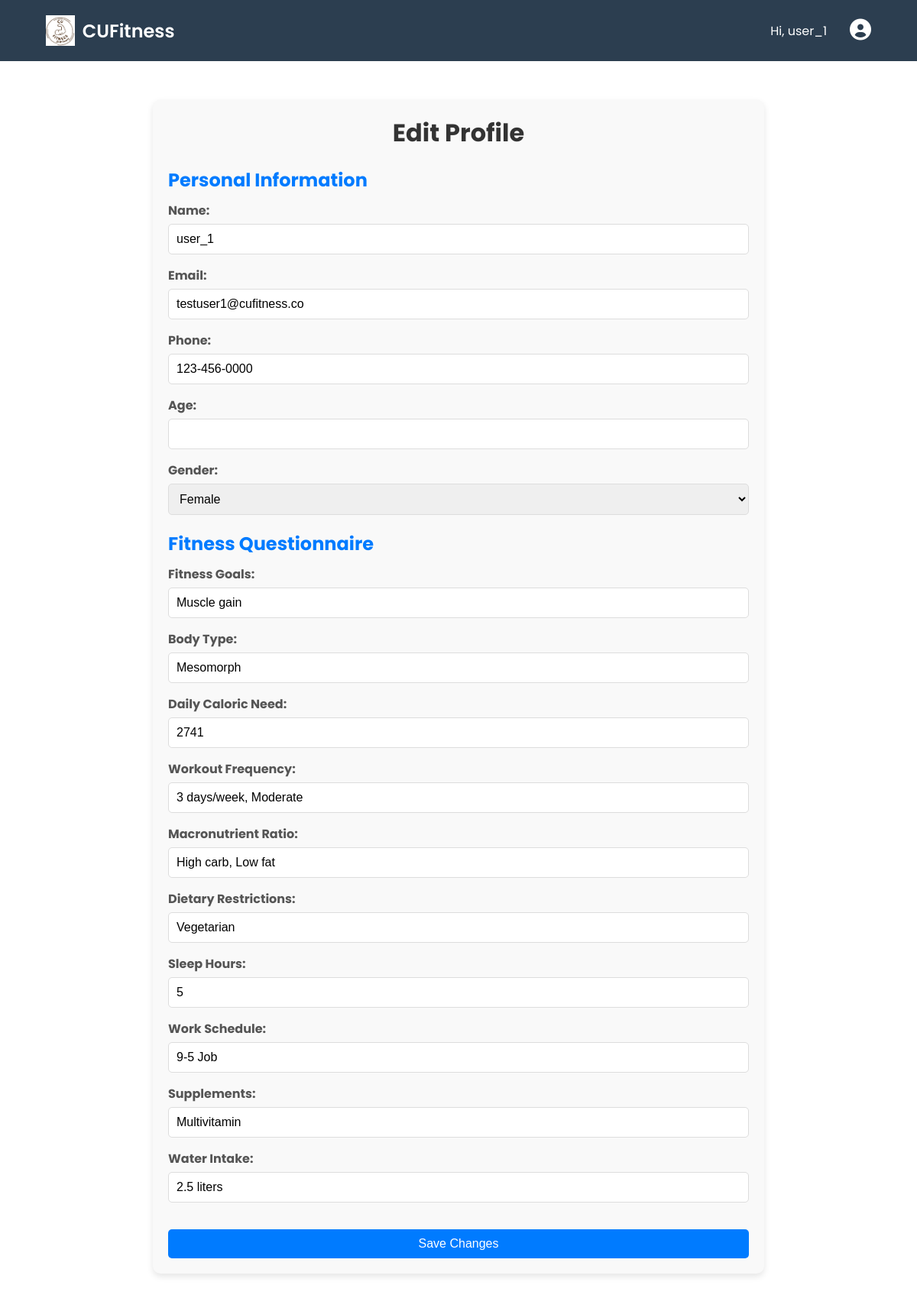
The app's page /edit_profile/ (signed in) with its own data.
### database/models.py (models this page shows, shortened)
class CustomUser(AbstractBaseUser, PermissionsMixin):
    email = models.EmailField(unique=True)
    username = models.CharField(max_length=150, unique=True)
    phone = models.CharField(max_length=15, blank=True, null=True)  # Optional phone number
    age = models.PositiveIntegerField(blank=True, null=True)  # Optional age
    gender = models.CharField(max_length=10, blank=True, null=True)  # Optional gender
    receive_updates = models.BooleanField(default=False)
    is_active = models.BooleanField(default=True)
    is_staff = models.BooleanField(default=False)
    date_joined = models.DateTimeField(default=timezone.now)
    objects = CustomUserManager()
    USERNAME_FIELD = 'email'  # Use email as the unique identifier
    REQUIRED_FIELDS = ['username']  # Required in addition to the email field when creating a superuser

class UserQuestionnaire(models.Model):
    user = models.OneToOneField(CustomUser, on_delete=models.CASCADE, related_name='questionnaire')
    fitness_goals = models.CharField(max_length=255, default="General health")  # Required with default
    body_type = models.CharField(max_length=255, default="Average")  # Required with default
    daily_caloric_need = models.IntegerField(default=2000)  # Required with default
    workout_frequency = models.CharField(max_length=255, default="3 days/week, Moderate")  # Required with default
    macronutrient_ratio = models.CharField(max_length=255, default="Balanced")  # Required with default
    dietary_restrictions = models.CharField(max_length=255, default="None")  # Required with default
    sleep_hours = models.IntegerField(default=7)  # Required with default
    work_schedule = models.CharField(max_length=255, default="9-5 Job")  # Required with default
    supplements = models.CharField(max_length=255, default="None")  # Required with default
    water_intake = models.CharField(max_length=255, default="2 liters")  # Required with default
    created_at = models.DateTimeField(auto_now_add=True)
    updated_at = models.DateTimeField(auto_now=True)

### myapp/views.py (the view, shortened to what this page needs)
# urls.py: path('edit_profile/', views.edit_profile, name='edit_profile'),
@login_required
def edit_profile(request):
    user = request.user
    questionnaire = user.questionnaire
    return render(request, 'myapp/edit_profile.html') # Edit Profile Page

### myapp/templates/myapp/edit_profile.html (shortened to what this page needs)
{% load static %}
<!DOCTYPE html>
<html lang="en">
  <head>
    <link
      rel="stylesheet"
      href="https://cdnjs.cloudflare.com/ajax/libs/font-awesome/6.0.0-beta3/css/all.min.css"
    />
    <link
      rel="stylesheet"
      href="{% static 'myApp/styles.css' %}?v={{ timestamp }}"
    />
    <link
      rel="stylesheet"
      href="{% static 'myApp/css/ai_agent.css' %}?v={{ timestamp }}"
    />
    <link
      rel="stylesheet"
      href="{% static 'myApp/css/edit_profile.css' %}?v={{ timestamp }}"
    />
  </head>
  <body>
    <header class="header">
      <div class="container">
        <div class="logo" onclick="goHome()">
          <img src="{% static 'myapp/logo.png' %}" alt="CUFitness Logo" />
          <span>CUFitness</span>
        </div>
        <div class="navbar-wrapper">
          <span>Hi, {{ request.user.username }}</span>
          <div class="cta">
            {% if request.user.is_authenticated %}
            <div class="profile-dropdown">
              <button class="profile-icon" onclick="toggleProfileDropdown()">
                <i class="fas fa-user-circle"></i>
              </button>
            </div>
            {% else %}
            <a href="{% url 'log__in' %}" class="btn-login">Login</a>
            <div class="vl"></div>
            <a href="{% url 'sign__up' %}" class="btn-register">Sign Up</a>
            {% endif %}
          </div>
        </div>
      </div>
    </header>
    <div class="edit-profile-container">
        <h1>Edit Profile</h1>
        <form method="post" class="edit-profile-form">
            <h2>Personal Information</h2>
            <div class="form-group">
                <label for="name">Name:</label>
                <input type="text" id="name" name="name" value="{{ user.username }}" required>
            </div>
            <div class="form-group">
                <label for="email">Email:</label>
                <input type="email" id="email" name="email" value="{{ user.email }}" required>
            </div>
            <div class="form-group">
                <label for="phone">Phone:</label>
                <input type="text" id="phone" name="phone" value="{{ user.phone }}">
            </div>
            <div class="form-group">
                <label for="age">Age:</label>
                <input type="number" id="age" name="age" value="{{ user.age }}">
            </div>
            <div class="form-group">
                <label for="gender">Gender:</label>
                <select id="gender" name="gender">
                    <option value="Female" {% if user.gender == "Female" %}selected{% endif %}>Female</option>
                </select>
            </div>
            <h2>Fitness Questionnaire</h2>
            <div class="form-group">
                <label for="fitness_goals">Fitness Goals:</label>
                <input type="text" id="fitness_goals" name="fitness_goals" value="{{ user.questionnaire.fitness_goals }}">
            </div>
            <div class="form-group">
                <label for="body_type">Body Type:</label>
                <input type="text" id="body_type" name="body_type" value="{{ user.questionnaire.body_type }}">
            </div>
            <div class="form-group">
                <label for="daily_caloric_need">Daily Caloric Need:</label>
                <input type="number" id="daily_caloric_need" name="daily_caloric_need" value="{{ user.questionnaire.daily_caloric_need }}">
            </div>
            <div class="form-group">
                <label for="workout_frequency">Workout Frequency:</label>
                <input type="text" id="workout_frequency" name="workout_frequency" value="{{ user.questionnaire.workout_frequency }}">
            </div>
            <div class="form-group">
                <label for="macronutrient_ratio">Macronutrient Ratio:</label>
                <input type="text" id="macronutrient_ratio" name="macronutrient_ratio" value="{{ user.questionnaire.macronutrient_ratio }}">
            </div>
            <div class="form-group">
                <label for="dietary_restrictions">Dietary Restrictions:</label>
                <input type="text" id="dietary_restrictions" name="dietary_restrictions" value="{{ user.questionnaire.dietary_restrictions }}">
            </div>
            <div class="form-group">
                <label for="sleep_hours">Sleep Hours:</label>
                <input type="number" id="sleep_hours" name="sleep_hours" value="{{ user.questionnaire.sleep_hours }}">
            </div>
            <div class="form-group">
                <label for="work_schedule">Work Schedule:</label>
                <input type="text" id="work_schedule" name="work_schedule" value="{{ user.questionnaire.work_schedule }}">
            </div>
            <div class="form-group">
                <label for="supplements">Supplements:</label>
                <input type="text" id="supplements" name="supplements" value="{{ user.questionnaire.supplements }}">
            </div>
            <div class="form-group">
                <label for="water_intake">Water Intake:</label>
                <input type="text" id="water_intake" name="water_intake" value="{{ user.questionnaire.water_intake }}">
            </div>
            <button type="submit" class="submit-button">Save Changes</button>
        </form>
    </div>
  </body>
</html>

### myapp/static/myapp/styles.css (style rules this page uses)
body { font-family: "Poppins", sans-serif; margin: 0; padding: 0; box-sizing: border-box; color: #333; }
.container { width: 90%; max-width: 1200px; margin: 0 auto; }
.header { background: #2c3e50; color: #fff; padding: 20px 0; }
.header .container { display: flex; justify-content: space-between; align-items: center; }
.logo { display: flex; align-items: center; font-size: 24px; font-weight: 600; cursor: pointer; }
.logo img { height: 40px; margin-right: 10px; }
.navbar-wrapper { display: flex; align-items: center; gap: 30px; }
.cta { display: flex; align-items: start; justify-items: start; margin: 0px; height: 100%; }
.profile-dropdown { position: relative; }
.profile-icon { background: none; border: none; color: white; font-size: 28px; cursor: pointer; }

### myapp/static/myapp/css/edit_profile.css (style rules this page uses)
* { box-sizing: border-box; margin: 0; padding: 0; }
.edit-profile-container { max-width: 800px; margin: 50px auto; padding: 20px; background-color: #f9f9f9; border-radius: 10px; box-shadow: 0 4px 8px rgba(0, 0, 0, 0.1); }
.edit-profile-container h1 { text-align: center; margin-bottom: 20px; color: #333; }
.edit-profile-container h2 { margin-top: 20px; margin-bottom: 10px; color: #007bff; }
.form-group { margin-bottom: 15px; }
.form-group label { display: block; margin-bottom: 5px; font-weight: bold; color: #555; }
.form-group input, .form-group select { width: 100%; padding: 10px; border: 1px solid #ddd; border-radius: 5px; font-size: 16px; box-sizing: border-box; }
.submit-button { width: 100%; padding: 10px; background-color: #007bff; color: white; border: none; border-radius: 5px; font-size: 16px; cursor: pointer; margin-top: 20px; }

### records on screen
CustomUser: user.username "user_1", name "user_1", email "testuser1@cufitness.co", phone "123-456-0000", gender "Female", fitness_goals "Muscle gain", body_type "Mesomorph", daily_caloric_need "2741", workout_frequency "3 days/week, Moderate", macronutrient_ratio "High carb, Low fat", dietary_restrictions "Vegetarian", sleep_hours "5", work_schedule "9-5 Job", supplements "Multivitamin", water_intake "2.5 liters"
